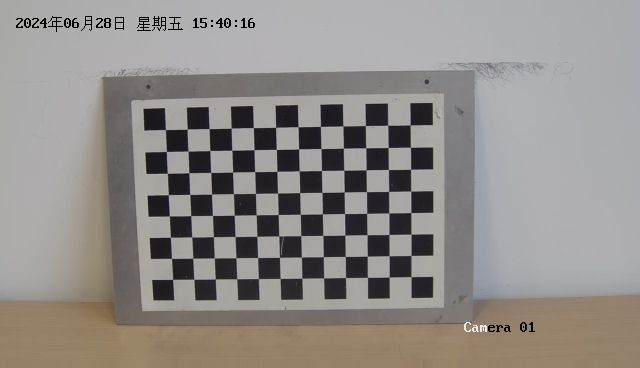
#> input picture calibration_images/1.jpg, 640 x 368 px; its folder holds only this picture in this run
$ python cameracalibration.py
#> lines starting #> are read from the running program, lines starting #| are printed output that depends on the picture; after the words box and inside, x2 and y2 are one past the last pixel; in counts of white or black regions, pixels touching at a corner belong together; long printed decimals are rounded
import cv2
import numpy as np
import math
import glob

# ----------- 内参标定 -----------
# 棋盘格规格（行内角点数 x 列内角点数）
chessboard_size = (12, 8)

objp = np.zeros((chessboard_size[0] * chessboard_size[1], 3), np.float32)
objp[:, :2] = np.mgrid[0:chessboard_size[0], 0:chessboard_size[1]].T.reshape(-1, 2)

# 存储棋盘格的世界坐标和图像坐标
objpoints = []  # 世界坐标
imgpoints = []  # 图像坐标

# 加载标定图片
images = glob.glob('calibration_images/*.jpg')

for fname in images:
    img = cv2.imread(fname)
#> img is the input picture: shape (368, 640, 3); mean B, G, R 137.3, 140.5, 145.1
    if img is None:
        print(f"无法加载图片: {fname}")
        continue

    gray = cv2.cvtColor(img, cv2.COLOR_BGR2GRAY)
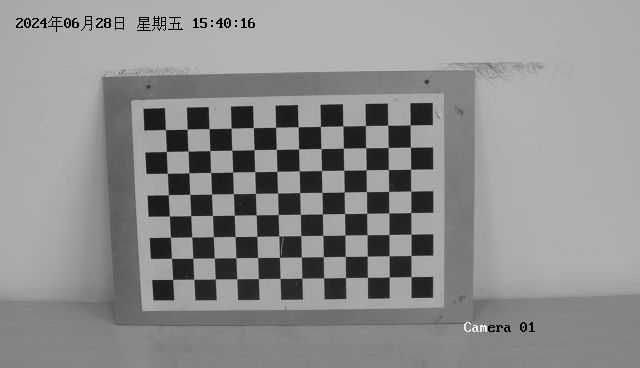
#> gray: shape (368, 640); min 0, max 252, mean 141.5
    ret, corners = cv2.findChessboardCorners(gray, chessboard_size, None)
#> ret = True; corners = 96 rows, first 8: [165.3, 129.5], [187.3, 129.5], [209, 128.5], [231, 127.7], [253.3, 127.7], [275.2, 127.1], [298.4, 126.6], [320.5, 126.2]

    if ret:
        print(f"成功检测到棋盘格角点: {fname}")
        objpoints.append(objp)
        imgpoints.append(corners)

        # 可视化检测到的角点
        cv2.drawChessboardCorners(img, chessboard_size, corners, ret)
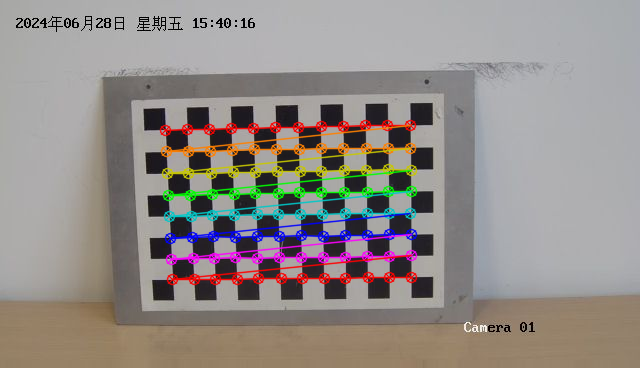
#> img: shape (368, 640, 3); 7.48% of pixels changed, all inside (x1, y1, x2, y2) = (159, 119, 418, 286)
        cv2.imshow('Chessboard Corners', img)
        cv2.waitKey(500)
    else:
        print(f"未检测到棋盘格角点: {fname}")

cv2.destroyAllWindows()

# 验证标定数据是否为空
if len(objpoints) == 0 or len(imgpoints) == 0:
    print("未找到足够的标定数据，请检查标定图片是否有效或棋盘格角点是否清晰。")
    exit()

# 调用 cv2.calibrateCamera 进行标定
ret, camera_matrix, distortion_coeff, rvecs, tvecs = cv2.calibrateCamera(
    objpoints, imgpoints, gray.shape[::-1], None, None
)
#> ret = 0.316; camera_matrix = [[896.8, 0, 329.8], [0, 893.4, 173.4], [0, 0, 1]]; distortion_coeff = [[-0.0278, -16.25, 0.016, -0.00669, 256.3]]; rvecs = ([0.176, 0.0295, -0.0176],); tvecs = ([-7.41, -2, 40.07],)

# 打印标定结果
print("相机内参矩阵 (Camera Matrix):")
print(camera_matrix)
#| [[896.834   0.         329.801]
#|  [  0.         893.368 173.399]
#|  [  0.           0.           1.        ]]

print("\n畸变系数 (Distortion Coefficients):")
print(distortion_coeff.ravel())
#| [-2.77784357e-02 -1.62451554e+01  1.59649422e-02 -6.68505969e-03
#|   2.56285916e+02]

# 保存标定结果到文件
np.savetxt("camera_matrix.txt", camera_matrix, fmt='%f')
np.savetxt("distortion_coeff.txt", distortion_coeff, fmt='%f')

# ----------- 图像畸变校正 -----------
# 读取需要校正的图像
undistort_image_path = 'undistort_input.jpg'  # 替换为你的图片路径
input_image = cv2.imread(undistort_image_path)
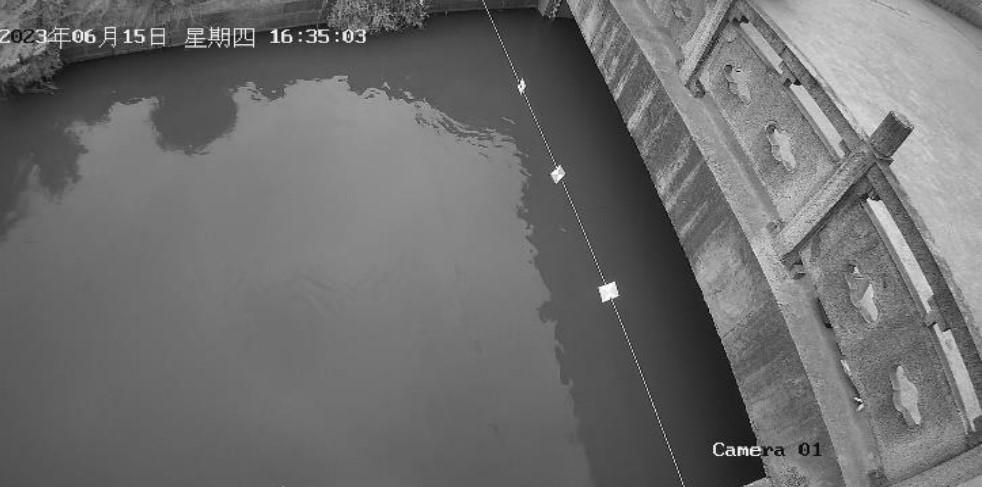
#> input picture undistort_input.jpg, 982 x 487 px
#> input_image is the input picture: shape (487, 982, 3); min 1, max 255, mean 110.8

if input_image is not None:
    # 获取图像尺寸
    h, w = input_image.shape[:2]
#> h = 487; w = 982

    # 计算优化后的内参矩阵（自由比例 alpha = 0）
    optimal_camera_matrix, roi = cv2.getOptimalNewCameraMatrix(
        camera_matrix, distortion_coeff, (w, h), 0, (w, h)
    )
#> optimal_camera_matrix = [[10379.6, 0, 863.4], [0, 47774.8, 234.5], [0, 0, 1]]; roi = (0, 0, 981, 486)

    # 进行畸变校正
    undistorted_image = cv2.undistort(input_image, camera_matrix, distortion_coeff, None, optimal_camera_matrix)
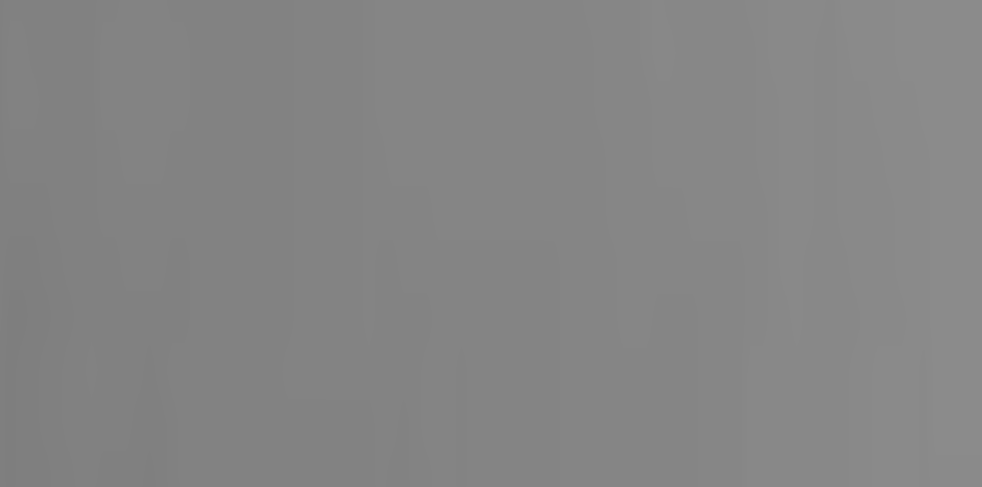
#> undistorted_image: shape (487, 982, 3); min 126, max 139, mean 132.8

    # 裁剪校正后的图像（根据 ROI）
    x, y, w, h = roi
#> x = 0; y = 0; w = 981; h = 486
    undistorted_image = undistorted_image[y:y+h, x:x+w]
#> undistorted_image: shape (486, 981, 3)

    # 显示和保存校正后的图像
    cv2.imshow("Original Image", input_image)
    cv2.imshow("Undistorted Image", undistorted_image)
    cv2.imwrite("undistorted_output.jpg", undistorted_image)  # 保存校正后的图像
    cv2.waitKey(0)
    cv2.destroyAllWindows()
else:
    print(f"无法找到图像: {undistort_image_path}")

# ----------- 外参计算（俯仰角计算） -----------
try:
    # 提示用户输入变量值
    Y_A = float(input("请输入A点纵坐标 Y_A (单位：米): "))
#> the answer given: 3
    y_b = float(input("请输入B点像素纵坐标 y_b (单位：像素): "))
#> the answer given: 3
    y_a = float(input("请输入A点像素纵坐标 y_a (单位：像素): "))
#> the answer given: 3
    h1 = float(input("AB两点间的距离 h1 (单位：米): "))
#> the answer given: 3
    beta_degrees = float(input("平行线与世界坐标系夹角 β (单位：度): "))
#> the answer given: 3
    x_e = float(input("请输E点像素横坐标 x_e (单位：像素): "))
#> the answer given: 3
#> (the run stopped early here; a loop or call above may not have finished)
